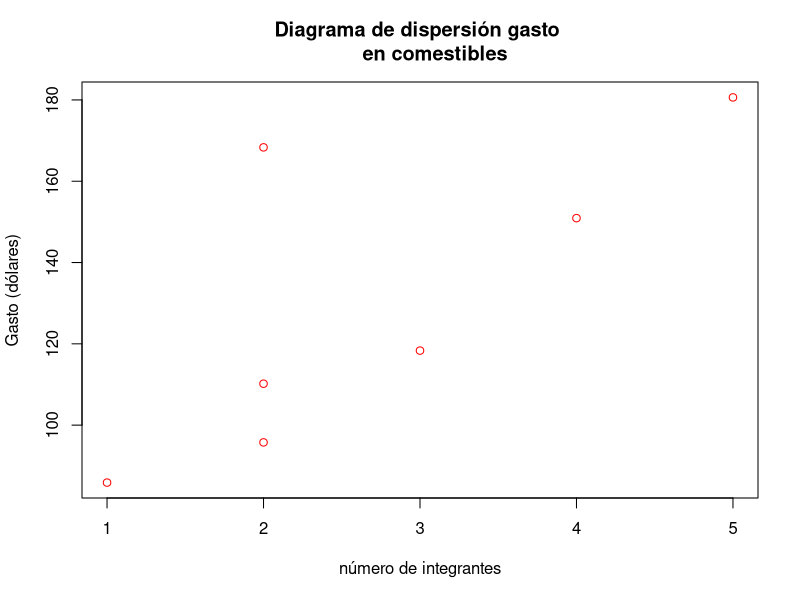
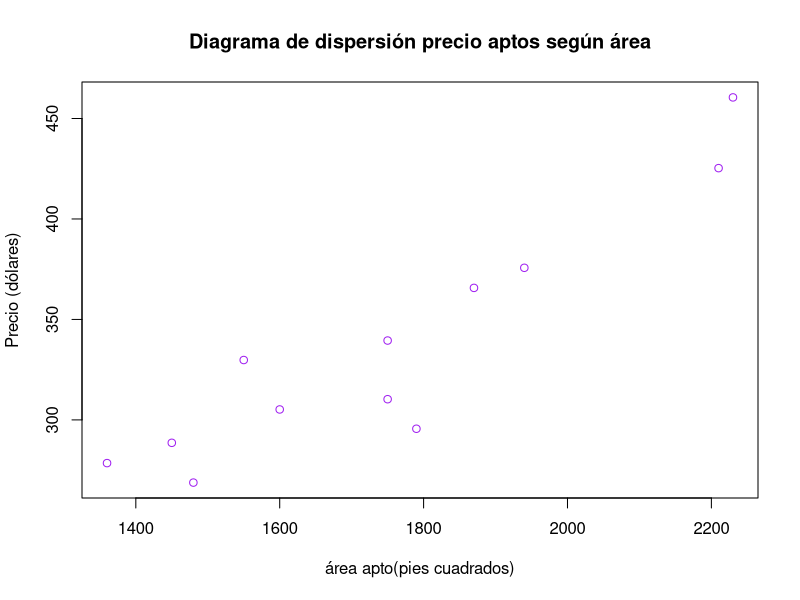

Generate these figures, in order, with R:
#Regresión lineal simple
x<-c(2,2,2,3,4,1,5) #número de integrantes
#Cantidad de dinero gastada en comestibles
y<-c(168.33,95.75,110.19,118.33,150.92,85.86,180.62)
#Diagrama de dispersión 
plot(x,y,main='Diagrama de dispersión gasto 
     en comestibles',xlab='número de integrantes',
     ylab = 'Gasto (dólares)',col = c('red'))
####################
x<-c(1360,1940,1750,1550,1790,1750,2230,1600,1450,
     1870,2210,1480)
y<-c(278.5,375.7,339.5,329.8,295.6,310.3,460.5,305.2,288.6,
     365.7,425.3,268.8)
plot(x,y,main='Diagrama de dispersión precio aptos según área',
     xlab='área apto(pies cuadrados)',
     ylab = 'Precio (dólares)',col = c('purple'))
###Coeficiente de correlación
#fórmula 
r = cov(x,y)/(sd(x)*sd(y))
r
cor(x,y)#código coeficiente de correlación
#Recta de regresión por mínimos cuadrados
r_m = lsfit(x,y)$coefficients
r_m
a = r_m[1]
a #intercepto con el eje y
b = r_m[2]
b #pendiente de la recta
#Y = a+b*X
#Y = -6.0562+0.1962*X
#¿Cuál es el precio estimado de un apto 
#que mide 1450 pies cuadrados?
Precio = a + b*1450
Precio
#Si se tiene un presupuesto de 300 mil dólares, ¿cuál
#es el área estimada de el apto que se puede comprar?
Area = (300-a)/b
Area
